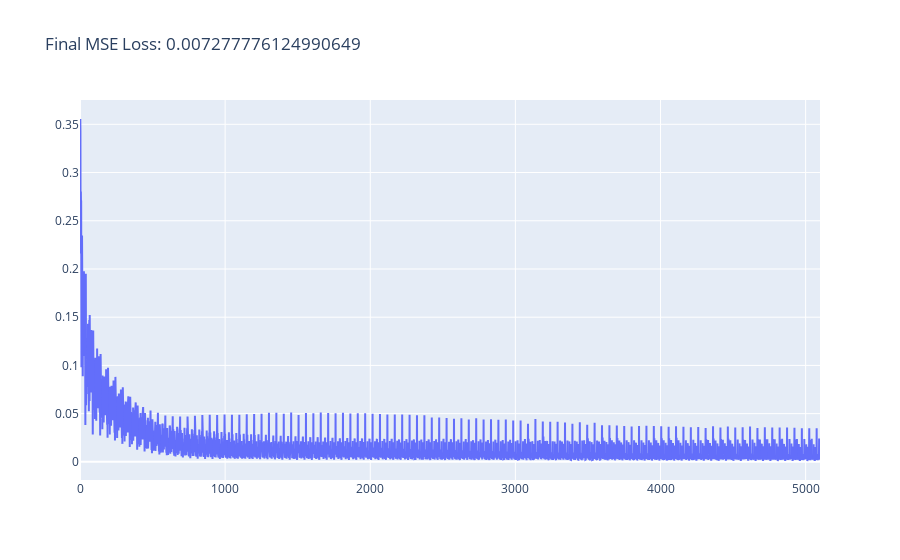

Write notebook code for a chart like this one.
### Code cell
agent = Agent(dim_shape=(1, 1), lr=0.001, n_experts=3, expert_hidden_dims=125)
agent.fit(x, y, epochs=100, batch_size=40)

### Figure 1 — Plotly figure (JSON) as saved in the notebook; plotly's stock layout.template omitted (floating-point values rounded to 4 significant figures; data arrays with more than 128 entries replaced by an {"elided": "..."} marker saying what was removed)
{"data": [{"mode": "lines", "name": "Loss", "type": "scatter", "y": {"elided": "5100 float values"}}], "layout": {"title": {"text": "Final MSE Loss: 0.007277776124990649"}}}
